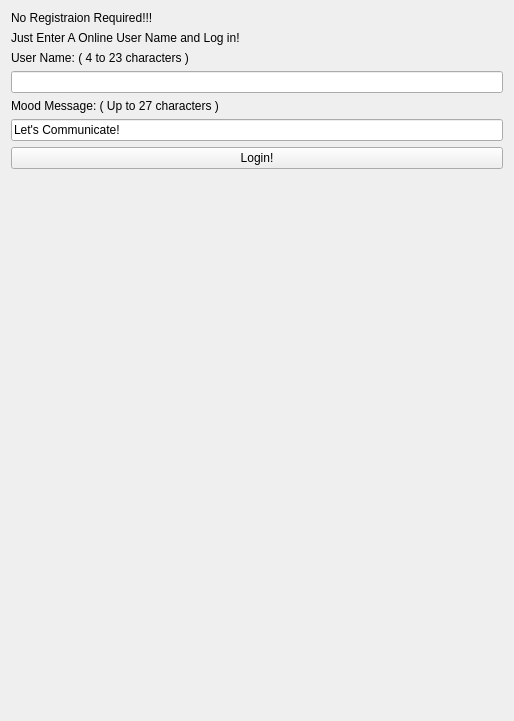
<?xml version="1.0" encoding="UTF-8"?>
<ui version="4.0">
 <class>createProfileDialog</class>
 <widget class="QWidget" name="createProfileDialog">
  <property name="modal" stdset="0">
   <bool>false</bool>
  </property>
  <property name="windowModality">
   <enum>Qt::NonModal</enum>
  </property>
  <property name="geometry">
   <rect>
    <x>0</x>
    <y>0</y>
    <width>514</width>
    <height>721</height>
   </rect>
  </property>
  <property name="sizePolicy">
   <sizepolicy hsizetype="Expanding" vsizetype="Expanding">
    <horstretch>0</horstretch>
    <verstretch>0</verstretch>
   </sizepolicy>
  </property>
  <property name="windowTitle">
   <string>Create New Profile</string>
  </property>
  <layout class="QVBoxLayout" name="verticalLayout">
   <item>
    <widget class="QLabel" name="label">
     <property name="text">
      <string>No Registraion Required!!!</string>
     </property>
    </widget>
   </item>
   <item>
    <widget class="QLabel" name="label_2">
     <property name="text">
      <string>Just Enter A Online User Name and Log in!</string>
     </property>
    </widget>
   </item>
   <item>
    <widget class="QLabel" name="rogueUserNameLabel">
     <property name="text">
      <string>User Name: ( 4 to 23 characters )</string>
     </property>
    </widget>
   </item>
   <item>
    <widget class="QLineEdit" name="userNameEdit"/>
   </item>
   <item>
    <widget class="QLabel" name="moodMessageLabel">
     <property name="text">
      <string>Mood Message: ( Up to 27 characters )</string>
     </property>
    </widget>
   </item>
   <item>
    <widget class="QLineEdit" name="moodMessageEdit">
     <property name="text">
      <string>Let's Communicate!</string>
     </property>
    </widget>
   </item>
   <item>
    <widget class="QPushButton" name="loginButton">
     <property name="text">
      <string>Login!</string>
     </property>
    </widget>
   </item>
   <item>
    <spacer name="verticalSpacer">
     <property name="orientation">
      <enum>Qt::Vertical</enum>
     </property>
     <property name="sizeHint" stdset="0">
      <size>
       <width>20</width>
       <height>40</height>
      </size>
     </property>
    </spacer>
   </item>
  </layout>
 </widget>
 <resources/>
 <connections/>
</ui>
